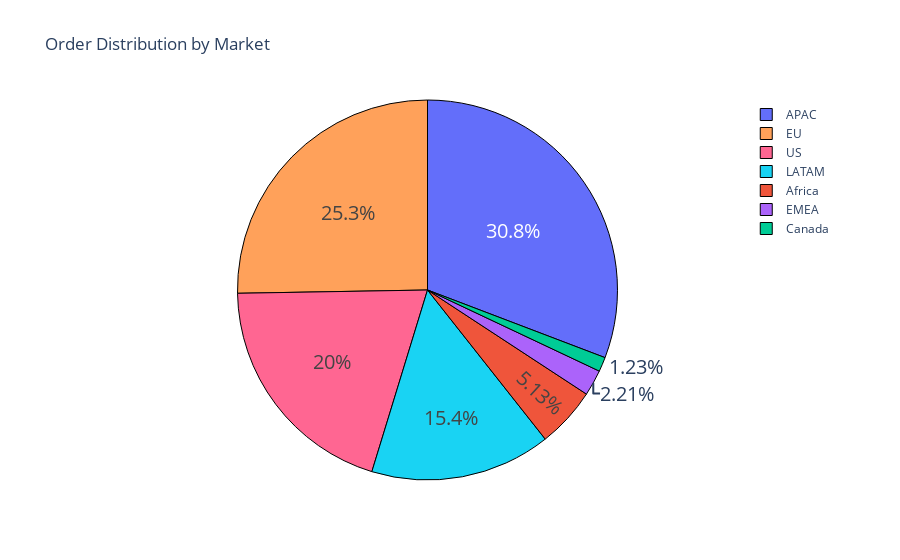

The notebook cell saved with this chart:
### Code cell
grouped_data = df.groupby(df['market'])['profit'].sum()
data = go.Pie(
    labels=grouped_data.index,
    values=grouped_data.values,
    hoverinfo='label+value',
    textinfo='percent',
    textfont=dict(size=20),
    marker=dict(
        colors=px.colors.qualitative.Plotly,  # Using Plotly's qualitative color palette
        line=dict(color='#000000', width=1)
    ),
)
layout = go.Layout(
    title='Order Distribution by Market',
    autosize=True
)
fig = go.Figure(data=[data], layout=layout)
fig.show()

### Figure 1 — Plotly figure (JSON) as saved in the notebook; plotly's stock layout.template omitted (floating-point values rounded to 4 significant figures)
{"data": [{"hoverinfo": "label+value", "labels": ["APAC", "Africa", "Canada", "EMEA", "EU", "LATAM", "US"], "marker": {"colors": ["#636EFA", "#EF553B", "#00CC96", "#AB63FA", "#FFA15A", "#19D3F3", "#FF6692", "#B6E880", "#FF97FF", "#FECB52"], "line": {"color": "#000000", "width": 1}}, "textfont": {"size": 20}, "textinfo": "percent", "type": "pie", "values": [297100.0, 49540.0, 11820.0, 21300.0, 243900.0, 148300.0, 192900.0]}], "layout": {"autosize": true, "title": {"text": "Order Distribution by Market"}}}
